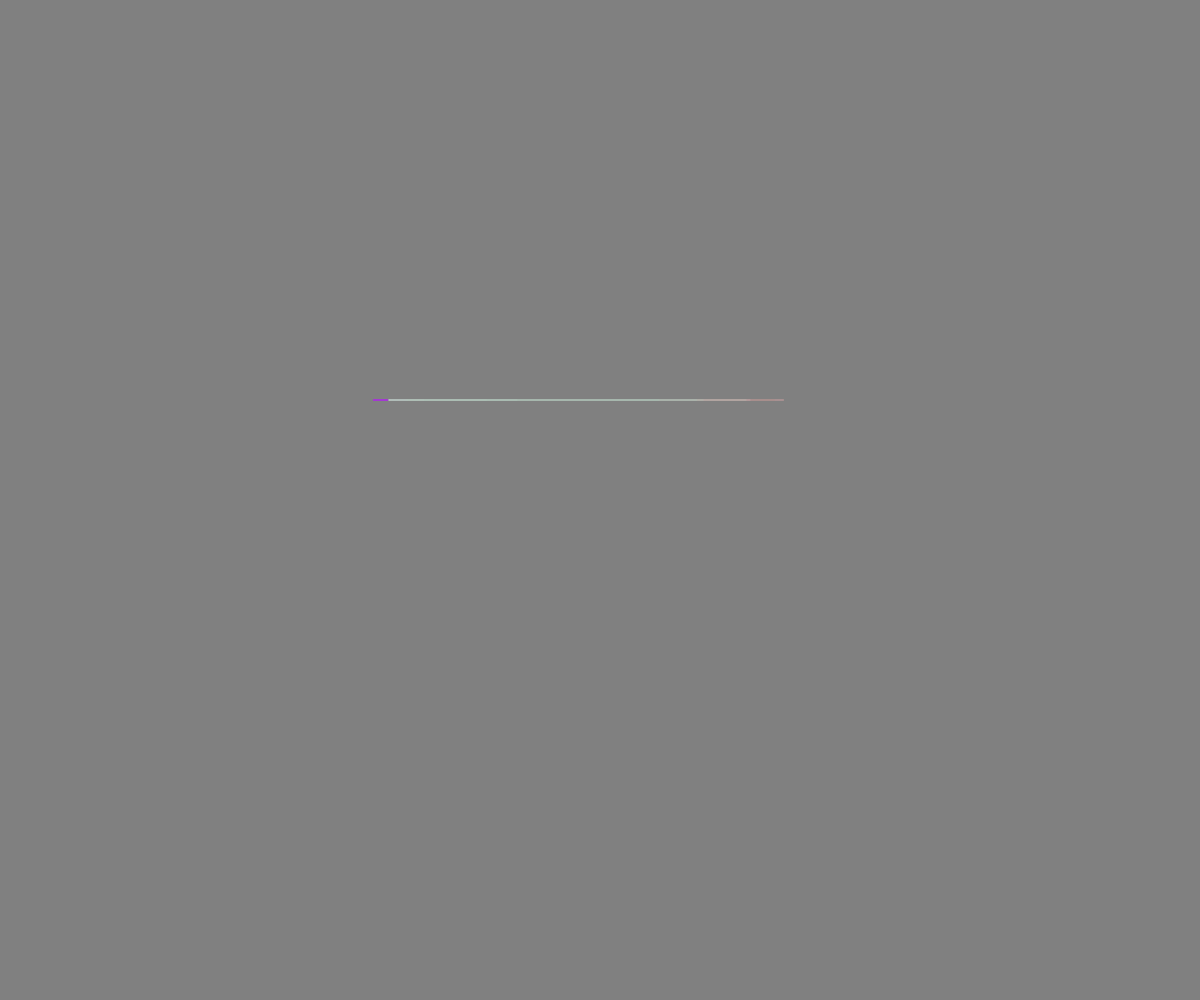
Frame 1 (no input)
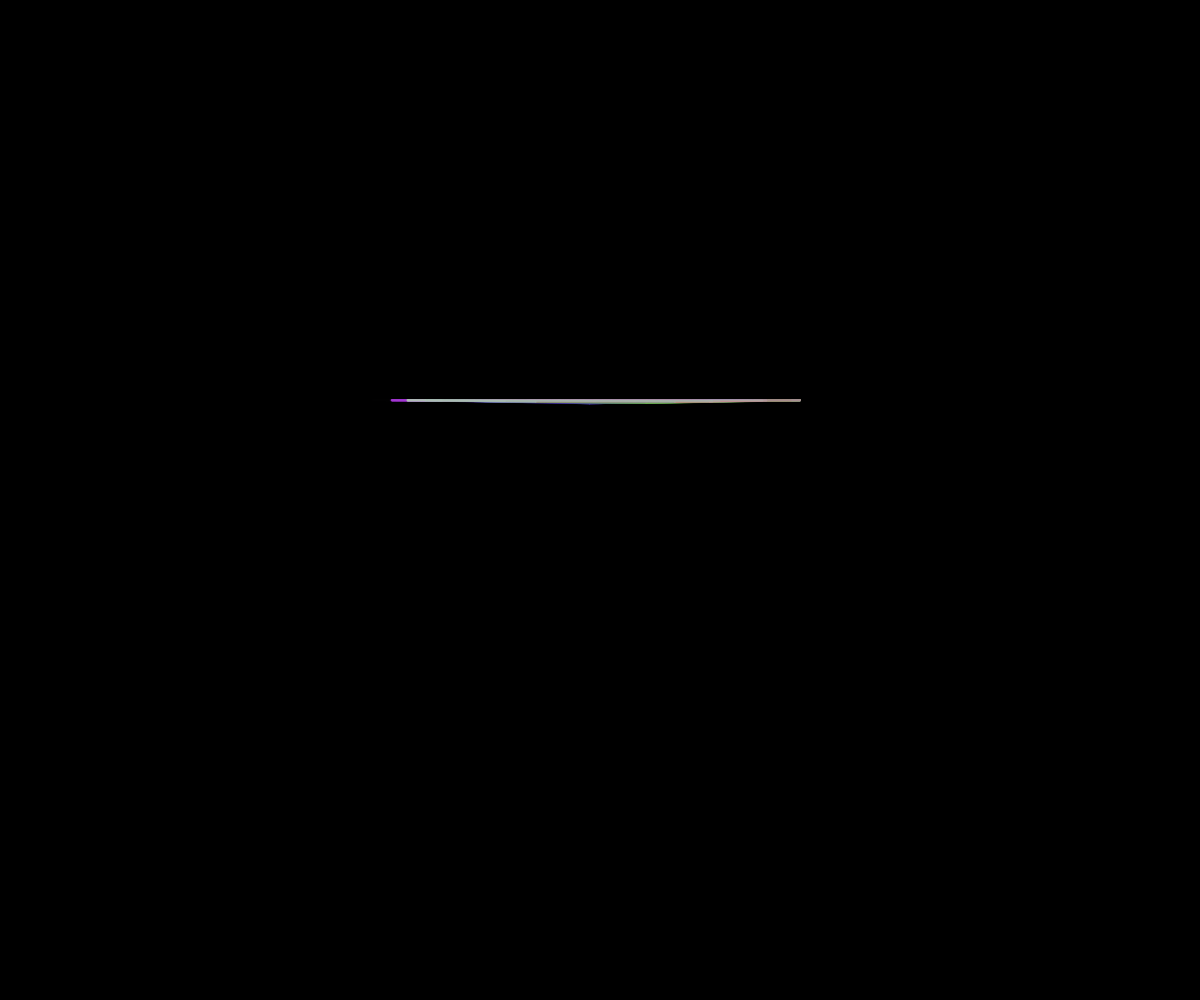
Frame 60 (no input)
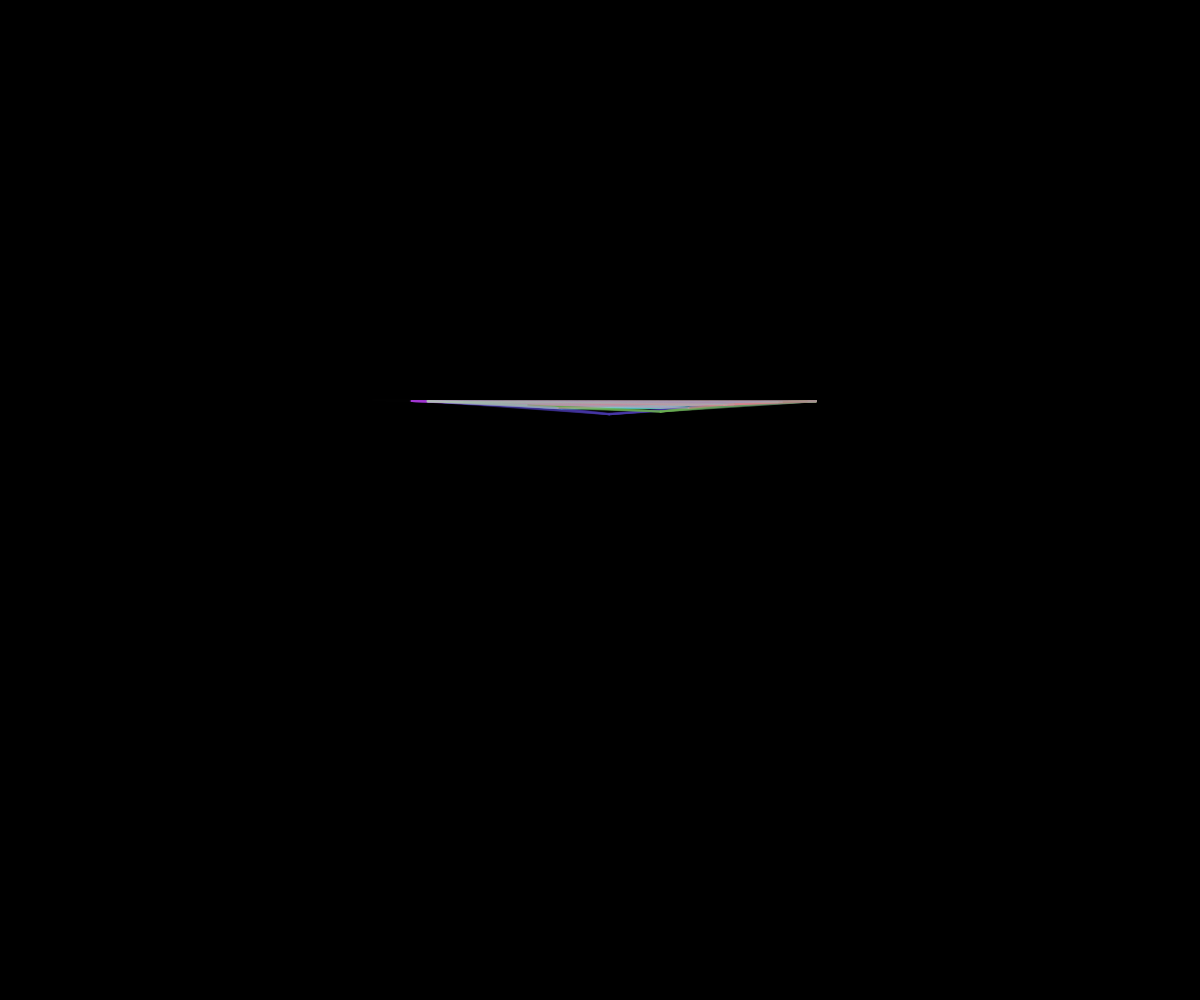
Frame 120 (the mouse pressed at the canvas centre since frame 60)

The p5.js sketch that drew these frames (run headless with seeded random() and noise() and a simulated clock; from frame 60 on, the mouse is pressed at the canvas centre):

// p5.js sketch
// ── sketch.js
var dots = [];
var initialDotSpeed = 0.2;
var gravityStrength = 20;
var maxDistance = 500;
var nrOfDots = 20;
var maxNeighbors = 10;
var gravityCenter = true;

var middle;

function setup() {
	createCanvas(windowWidth, windowHeight);
	middle = createVector(width / 2, height / 2);

	// Create dots.
	for(var i = 0; i < nrOfDots; i++){
		// dots.push(new Dot(random(width), random(height)));
		dots.push(new Dot(random(width * 0.3, width * 0.7), height * 0.4));
	}
}

function draw() {
	background(0, 127);
	handleNeighbors();
	// showDots();
	moveDots();
}

function moveDots(){
	// Move every dot.
	for(i in dots){
		dots[i].move();
	}
}

function showDots(){
	// Show every dot.
	for(i in dots){
		dots[i].show();
	}
}

function handleNeighbors(){
	// Every dot...
	for(i in dots){
		// ...Finds neighbors.
		var neighbors = [];
		for(j in dots){
			if(dots[i].getDistance(dots[j]) < maxDistance){
				neighbors.push(dots[j]);
			}

			if(neighbors.length > maxNeighbors){
				break;
			}
		}

		// Draw line between this and every neighbor.
		for(j in neighbors){
			dots[i].drawLineTo(neighbors[j]);
		}
	}
}

// ── dots.js
function Dot(xpos, ypos){
	if(xpos && ypos){
		this.pos = createVector(xpos, ypos);
	}else{
		this.pos = createVector(width / 2, height / 2);
	}

	// this.vel = createVector(initialDotSpeed * random(-1, 1), initialDotSpeed * random(-1, 1));
	this.vel = createVector(initialDotSpeed * 1.5, 0 );

	this.colorCode = color(random(50, 255), random(50, 255), random(50, 255));
	// this.colorCode = color(255);

	this.show = function(){
		push();
		fill(255, 255);
		noStroke();
		ellipse(this.pos.x, this.pos.y, 2);
		pop();
	}

	this.getDistance = function(other){
		return dist(this.pos.x, this.pos.y, other.pos.x, other.pos.y);
	}

	// Draws line from this to other.
	this.drawLineTo = function(other){
		if(this.pos != other.pos){
			push();
			var distance = this.getDistance(other);
			var alpha = map(distance, 0, maxDistance, 127, 0);
			stroke(
				this.colorCode.levels[0],
				this.colorCode.levels[1],
				this.colorCode.levels[2],
				alpha
			);
			strokeWeight(2);
			line(this.pos.x, this.pos.y, other.pos.x, other.pos.y);
			pop();
		}
	}

	this.move = function(){
		// Apply gravity.
		if(gravityCenter){
			var force = p5.Vector.sub(middle, this.pos);
			var dsquared = force.magSq();
			dsquared = max(1000, dsquared);
			var strength = gravityStrength / dsquared;
			force.setMag(strength);
			this.vel.add(force);
		}

		// Move.
		this.pos.add(this.vel);

		// Within borders?
		if(this.pos.x > width + 100 || this.pos.x < 0 - 100){
			this.vel.x = -this.vel.x;
		}
		if(this.pos.y > height + 100 || this.pos.y < 0 - 100){
			this.vel.y = -this.vel.y;
		}
	}
}
